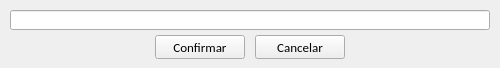
<?xml version="1.0" encoding="UTF-8"?>
<ui version="4.0">
 <class>tela_cadastro_email</class>
 <widget class="QWidget" name="tela_cadastro_email">
  <property name="windowModality">
   <enum>Qt::ApplicationModal</enum>
  </property>
  <property name="geometry">
   <rect>
    <x>0</x>
    <y>0</y>
    <width>500</width>
    <height>68</height>
   </rect>
  </property>
  <property name="maximumSize">
   <size>
    <width>500</width>
    <height>68</height>
   </size>
  </property>
  <property name="windowTitle">
   <string>E-mail</string>
  </property>
  <property name="windowIcon">
   <iconset resource="imagens.qrc">
    <normaloff>:/img/logo_sex.png</normaloff>:/img/logo_sex.png</iconset>
  </property>
  <widget class="QLineEdit" name="le_cadastro_email">
   <property name="geometry">
    <rect>
     <x>10</x>
     <y>10</y>
     <width>480</width>
     <height>20</height>
    </rect>
   </property>
  </widget>
  <widget class="QPushButton" name="btn_confirmar">
   <property name="geometry">
    <rect>
     <x>155</x>
     <y>35</y>
     <width>90</width>
     <height>24</height>
    </rect>
   </property>
   <property name="minimumSize">
    <size>
     <width>0</width>
     <height>24</height>
    </size>
   </property>
   <property name="maximumSize">
    <size>
     <width>90</width>
     <height>24</height>
    </size>
   </property>
   <property name="font">
    <font>
     <family>Calibri</family>
     <pointsize>10</pointsize>
    </font>
   </property>
   <property name="text">
    <string>Confirmar</string>
   </property>
   <property name="icon">
    <iconset resource="imagens.qrc">
     <normaloff>:/img/1345902916_camera_test.png</normaloff>:/img/1345902916_camera_test.png</iconset>
   </property>
   <property name="iconSize">
    <size>
     <width>20</width>
     <height>20</height>
    </size>
   </property>
  </widget>
  <widget class="QPushButton" name="btn_cancelar">
   <property name="geometry">
    <rect>
     <x>255</x>
     <y>35</y>
     <width>90</width>
     <height>24</height>
    </rect>
   </property>
   <property name="minimumSize">
    <size>
     <width>0</width>
     <height>24</height>
    </size>
   </property>
   <property name="maximumSize">
    <size>
     <width>90</width>
     <height>24</height>
    </size>
   </property>
   <property name="font">
    <font>
     <family>Calibri</family>
     <pointsize>10</pointsize>
    </font>
   </property>
   <property name="text">
    <string>Cancelar</string>
   </property>
   <property name="icon">
    <iconset resource="imagens.qrc">
     <normaloff>:/img/1345902747_button_cancel.png</normaloff>:/img/1345902747_button_cancel.png</iconset>
   </property>
   <property name="iconSize">
    <size>
     <width>20</width>
     <height>200</height>
    </size>
   </property>
  </widget>
 </widget>
 <resources>
  <include location="imagens.qrc"/>
 </resources>
 <connections/>
</ui>
